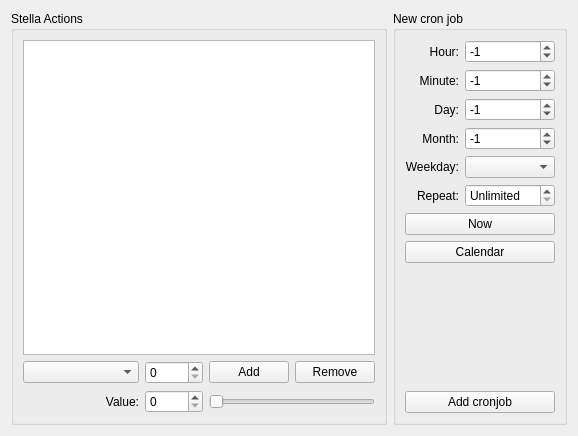
<?xml version="1.0" encoding="UTF-8"?>
<ui version="4.0">
 <class>cronjobs</class>
 <widget class="QWidget" name="cronjobs">
  <property name="geometry">
   <rect>
    <x>0</x>
    <y>0</y>
    <width>578</width>
    <height>436</height>
   </rect>
  </property>
  <property name="windowTitle">
   <string>Form</string>
  </property>
  <layout class="QHBoxLayout" name="horizontalLayout">
   <item>
    <widget class="QGroupBox" name="groupBox">
     <property name="sizePolicy">
      <sizepolicy hsizetype="Preferred" vsizetype="MinimumExpanding">
       <horstretch>0</horstretch>
       <verstretch>0</verstretch>
      </sizepolicy>
     </property>
     <property name="title">
      <string>Stella Actions</string>
     </property>
     <layout class="QVBoxLayout" name="verticalLayout">
      <item>
       <widget class="QListWidget" name="stellaActions"/>
      </item>
      <item>
       <layout class="QGridLayout" name="gridLayout_3">
        <item row="0" column="2">
         <widget class="QSpinBox" name="spinChannel">
          <property name="maximum">
           <number>7</number>
          </property>
         </widget>
        </item>
        <item row="1" column="2">
         <widget class="QSpinBox" name="spinValue">
          <property name="maximum">
           <number>255</number>
          </property>
         </widget>
        </item>
        <item row="1" column="0" colspan="2">
         <widget class="QLabel" name="label_2">
          <property name="layoutDirection">
           <enum>Qt::LeftToRight</enum>
          </property>
          <property name="text">
           <string>Value:</string>
          </property>
          <property name="alignment">
           <set>Qt::AlignRight|Qt::AlignTrailing|Qt::AlignVCenter</set>
          </property>
          <property name="buddy">
           <cstring>spinValue</cstring>
          </property>
         </widget>
        </item>
        <item row="1" column="3" colspan="2">
         <widget class="QSlider" name="horizontalSlider">
          <property name="maximum">
           <number>255</number>
          </property>
          <property name="orientation">
           <enum>Qt::Horizontal</enum>
          </property>
         </widget>
        </item>
        <item row="0" column="3">
         <widget class="QPushButton" name="btnAddAction">
          <property name="toolTip">
           <string>Refresh cronjobs view</string>
          </property>
          <property name="text">
           <string>Add</string>
          </property>
          <property name="icon">
           <iconset resource="../../app.qrc">
            <normaloff>:/icons/document-new.png</normaloff>:/icons/document-new.png</iconset>
          </property>
         </widget>
        </item>
        <item row="0" column="4">
         <widget class="QPushButton" name="btnRemoveAction">
          <property name="enabled">
           <bool>true</bool>
          </property>
          <property name="toolTip">
           <string>Remove selected cronjob</string>
          </property>
          <property name="text">
           <string>Remove</string>
          </property>
          <property name="icon">
           <iconset resource="../../app.qrc">
            <normaloff>:/icons/edit-delete.png</normaloff>:/icons/edit-delete.png</iconset>
          </property>
         </widget>
        </item>
        <item row="0" column="0" colspan="2">
         <widget class="QComboBox" name="spinFunction"/>
        </item>
       </layout>
      </item>
     </layout>
    </widget>
   </item>
   <item>
    <widget class="QGroupBox" name="groupBox_2">
     <property name="title">
      <string>New cron job</string>
     </property>
     <layout class="QGridLayout" name="gridLayout">
      <item row="0" column="0">
       <widget class="QLabel" name="label_6">
        <property name="layoutDirection">
         <enum>Qt::LeftToRight</enum>
        </property>
        <property name="text">
         <string>Hour:</string>
        </property>
        <property name="alignment">
         <set>Qt::AlignRight|Qt::AlignTrailing|Qt::AlignVCenter</set>
        </property>
        <property name="buddy">
         <cstring>spinHour</cstring>
        </property>
       </widget>
      </item>
      <item row="0" column="1">
       <widget class="QSpinBox" name="spinHour">
        <property name="minimum">
         <number>-23</number>
        </property>
        <property name="maximum">
         <number>23</number>
        </property>
        <property name="value">
         <number>-1</number>
        </property>
       </widget>
      </item>
      <item row="1" column="0">
       <widget class="QLabel" name="label_5">
        <property name="layoutDirection">
         <enum>Qt::LeftToRight</enum>
        </property>
        <property name="text">
         <string>Minute:</string>
        </property>
        <property name="alignment">
         <set>Qt::AlignRight|Qt::AlignTrailing|Qt::AlignVCenter</set>
        </property>
        <property name="buddy">
         <cstring>spinMinute</cstring>
        </property>
       </widget>
      </item>
      <item row="1" column="1">
       <widget class="QSpinBox" name="spinMinute">
        <property name="minimum">
         <number>-59</number>
        </property>
        <property name="maximum">
         <number>59</number>
        </property>
        <property name="value">
         <number>-1</number>
        </property>
       </widget>
      </item>
      <item row="2" column="0">
       <widget class="QLabel" name="label_7">
        <property name="layoutDirection">
         <enum>Qt::LeftToRight</enum>
        </property>
        <property name="text">
         <string>Day:</string>
        </property>
        <property name="alignment">
         <set>Qt::AlignRight|Qt::AlignTrailing|Qt::AlignVCenter</set>
        </property>
        <property name="buddy">
         <cstring>spinDay</cstring>
        </property>
       </widget>
      </item>
      <item row="2" column="1">
       <widget class="QSpinBox" name="spinDay">
        <property name="minimum">
         <number>-31</number>
        </property>
        <property name="maximum">
         <number>31</number>
        </property>
        <property name="value">
         <number>-1</number>
        </property>
       </widget>
      </item>
      <item row="3" column="0">
       <widget class="QLabel" name="label_8">
        <property name="layoutDirection">
         <enum>Qt::LeftToRight</enum>
        </property>
        <property name="text">
         <string>Month:</string>
        </property>
        <property name="alignment">
         <set>Qt::AlignRight|Qt::AlignTrailing|Qt::AlignVCenter</set>
        </property>
        <property name="buddy">
         <cstring>spinMonth</cstring>
        </property>
       </widget>
      </item>
      <item row="3" column="1">
       <widget class="QSpinBox" name="spinMonth">
        <property name="minimum">
         <number>-12</number>
        </property>
        <property name="maximum">
         <number>12</number>
        </property>
        <property name="value">
         <number>-1</number>
        </property>
       </widget>
      </item>
      <item row="4" column="0">
       <widget class="QLabel" name="label_9">
        <property name="layoutDirection">
         <enum>Qt::LeftToRight</enum>
        </property>
        <property name="text">
         <string>Weekday:</string>
        </property>
        <property name="alignment">
         <set>Qt::AlignRight|Qt::AlignTrailing|Qt::AlignVCenter</set>
        </property>
        <property name="buddy">
         <cstring>spinDayofweek</cstring>
        </property>
       </widget>
      </item>
      <item row="4" column="1">
       <widget class="QComboBox" name="spinDayofweek"/>
      </item>
      <item row="5" column="0">
       <widget class="QLabel" name="label_10">
        <property name="text">
         <string>Repeat:</string>
        </property>
        <property name="alignment">
         <set>Qt::AlignRight|Qt::AlignTrailing|Qt::AlignVCenter</set>
        </property>
        <property name="buddy">
         <cstring>spinRepeat</cstring>
        </property>
       </widget>
      </item>
      <item row="5" column="1">
       <widget class="QSpinBox" name="spinRepeat">
        <property name="minimumSize">
         <size>
          <width>90</width>
          <height>0</height>
         </size>
        </property>
        <property name="specialValueText">
         <string>Unlimited</string>
        </property>
        <property name="minimum">
         <number>0</number>
        </property>
        <property name="maximum">
         <number>255</number>
        </property>
        <property name="value">
         <number>0</number>
        </property>
       </widget>
      </item>
      <item row="9" column="1">
       <spacer name="verticalSpacer_2">
        <property name="orientation">
         <enum>Qt::Vertical</enum>
        </property>
        <property name="sizeHint" stdset="0">
         <size>
          <width>20</width>
          <height>40</height>
         </size>
        </property>
       </spacer>
      </item>
      <item row="10" column="0" colspan="2">
       <widget class="QPushButton" name="btnAddCronjob">
        <property name="text">
         <string>Add cronjob</string>
        </property>
       </widget>
      </item>
      <item row="7" column="0" colspan="2">
       <widget class="QPushButton" name="btnCalendar">
        <property name="toolTip">
         <string>Choose date with calendar</string>
        </property>
        <property name="text">
         <string>Calendar</string>
        </property>
        <property name="icon">
         <iconset resource="../../app.qrc">
          <normaloff>:/icons/view-calendar-day.png</normaloff>:/icons/view-calendar-day.png</iconset>
        </property>
       </widget>
      </item>
      <item row="6" column="0" colspan="2">
       <widget class="QPushButton" name="btnNow">
        <property name="toolTip">
         <string>Current time</string>
        </property>
        <property name="text">
         <string>Now</string>
        </property>
        <property name="icon">
         <iconset resource="../../app.qrc">
          <normaloff>:/icons/chronometer.png</normaloff>:/icons/chronometer.png</iconset>
        </property>
       </widget>
      </item>
     </layout>
    </widget>
   </item>
  </layout>
 </widget>
 <tabstops>
  <tabstop>spinHour</tabstop>
  <tabstop>spinMinute</tabstop>
  <tabstop>spinDay</tabstop>
  <tabstop>spinMonth</tabstop>
  <tabstop>spinDayofweek</tabstop>
  <tabstop>spinRepeat</tabstop>
  <tabstop>spinChannel</tabstop>
  <tabstop>spinValue</tabstop>
  <tabstop>btnAddAction</tabstop>
  <tabstop>btnAddCronjob</tabstop>
  <tabstop>stellaActions</tabstop>
  <tabstop>btnRemoveAction</tabstop>
  <tabstop>horizontalSlider</tabstop>
 </tabstops>
 <resources>
  <include location="../../app.qrc"/>
 </resources>
 <connections>
  <connection>
   <sender>horizontalSlider</sender>
   <signal>valueChanged(int)</signal>
   <receiver>spinValue</receiver>
   <slot>setValue(int)</slot>
   <hints>
    <hint type="sourcelabel">
     <x>217</x>
     <y>373</y>
    </hint>
    <hint type="destinationlabel">
     <x>159</x>
     <y>377</y>
    </hint>
   </hints>
  </connection>
  <connection>
   <sender>spinValue</sender>
   <signal>valueChanged(int)</signal>
   <receiver>horizontalSlider</receiver>
   <slot>setValue(int)</slot>
   <hints>
    <hint type="sourcelabel">
     <x>159</x>
     <y>384</y>
    </hint>
    <hint type="destinationlabel">
     <x>331</x>
     <y>376</y>
    </hint>
   </hints>
  </connection>
 </connections>
</ui>
